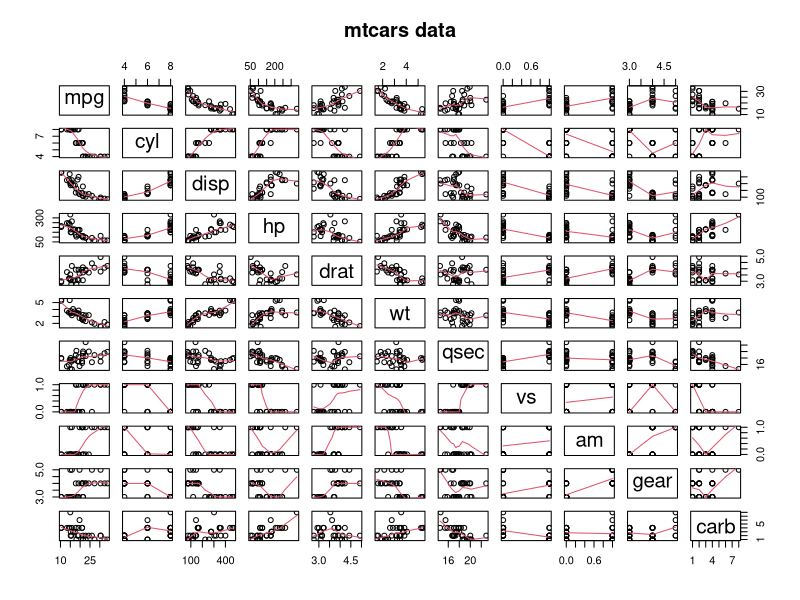

Here is the R script that generated this plot:
## ---- chunk 1
library(datasets); data(mtcars); require(stats); require(graphics)
summary(lm(mpg~disp+hp+wt,data=mtcars))$coefficients
## ---- chunk 2
summary(lm(mpg~disp+hp+wt,data=mtcars))
## ---- chunk 3
pairs(mtcars,panel=panel.smooth,main='mtcars data')
